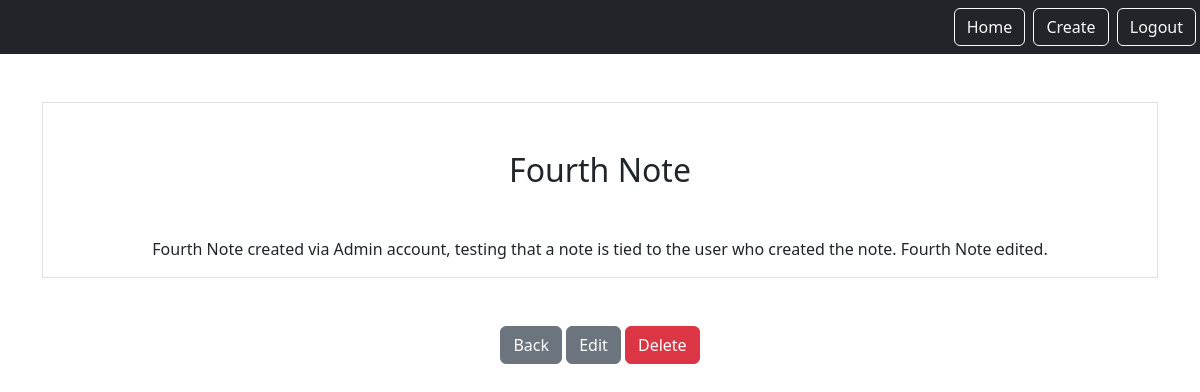
/smart/notes/4 (signed in), run on the app's committed database.
### notes/models.py (models this page shows)
class Notes(models.Model):
    title = models.CharField(max_length=200)
    text = models.TextField()
    created = models.DateTimeField(auto_now_add=True)
    user = models.ForeignKey(User, on_delete=models.CASCADE, related_name="notes")

### notes/views.py (the view)
# urls.py: path('notes/<int:pk>', views.NotesDetailView.as_view(), name="notes.detail"),
class NotesDetailView(LoginRequiredMixin, DetailView):
    model = Notes
    context_object_name = "note"
    login_url = "/login"

### notes/templates/notes/notes_detail.html
{% extends 'base.html' %}
{% block content %}
<div class="border round">
    <h2 class="my-5">{{note.title}}</h2>
    <p>{{note.text}}</p>
</div>
<a href="{% url 'notes.list' %}" class="btn btn-secondary my-5">Back</a>
<a href="{% url 'notes.update' pk=note.id%}" class="btn btn-secondary my-5">Edit</a>
<a href="{% url 'notes.delete' pk=note.id%}" class="btn btn-danger my-5">Delete</a>
{% endblock %}

### data on the page
Notes: title "Fourth Note", text "Fourth Note created via Admin account, testing that a note is tied to the user who created the note. Fourth Note edited."
